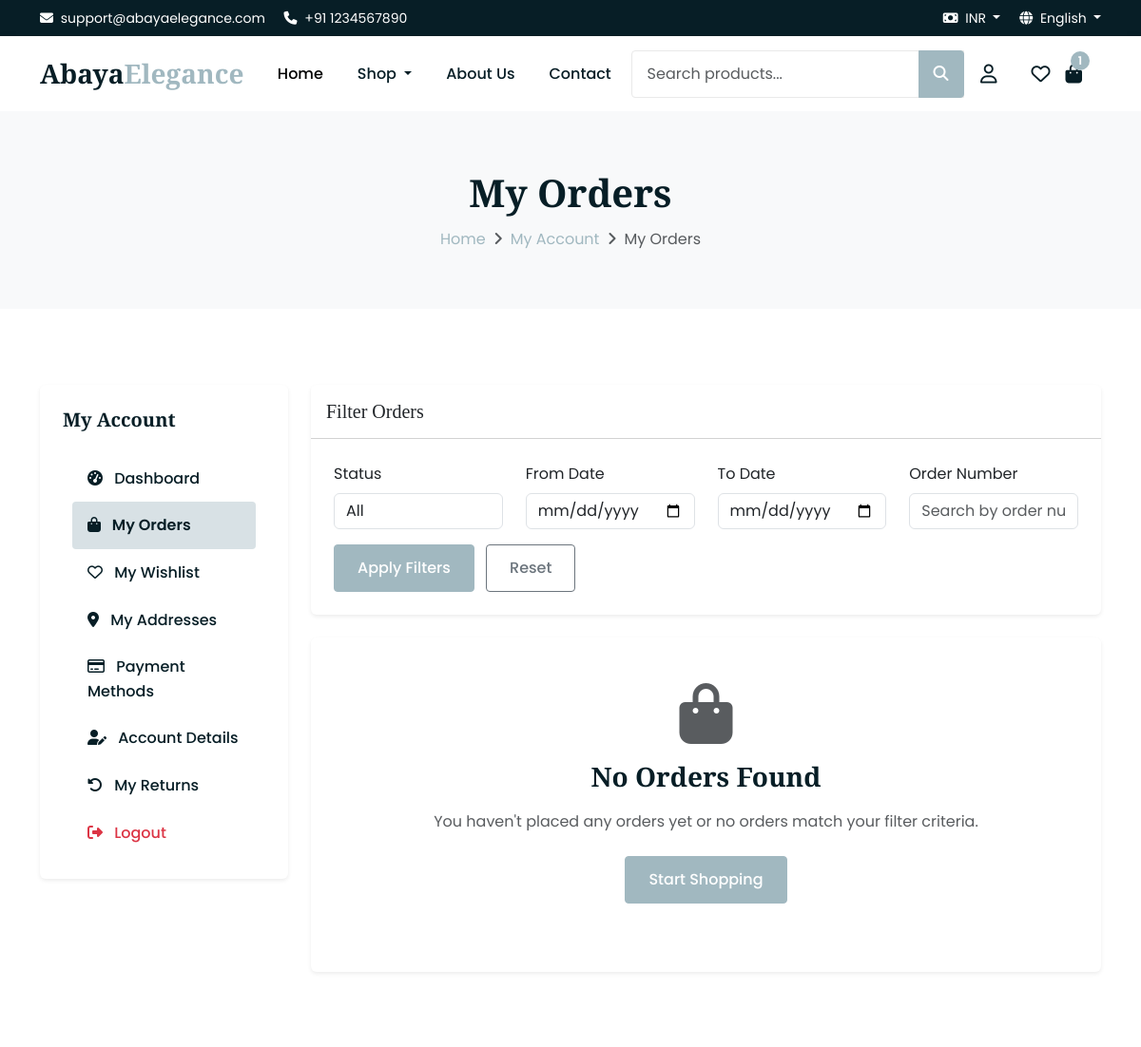
Page /orders/history/ (signed in, upper part) on the earlier database version.
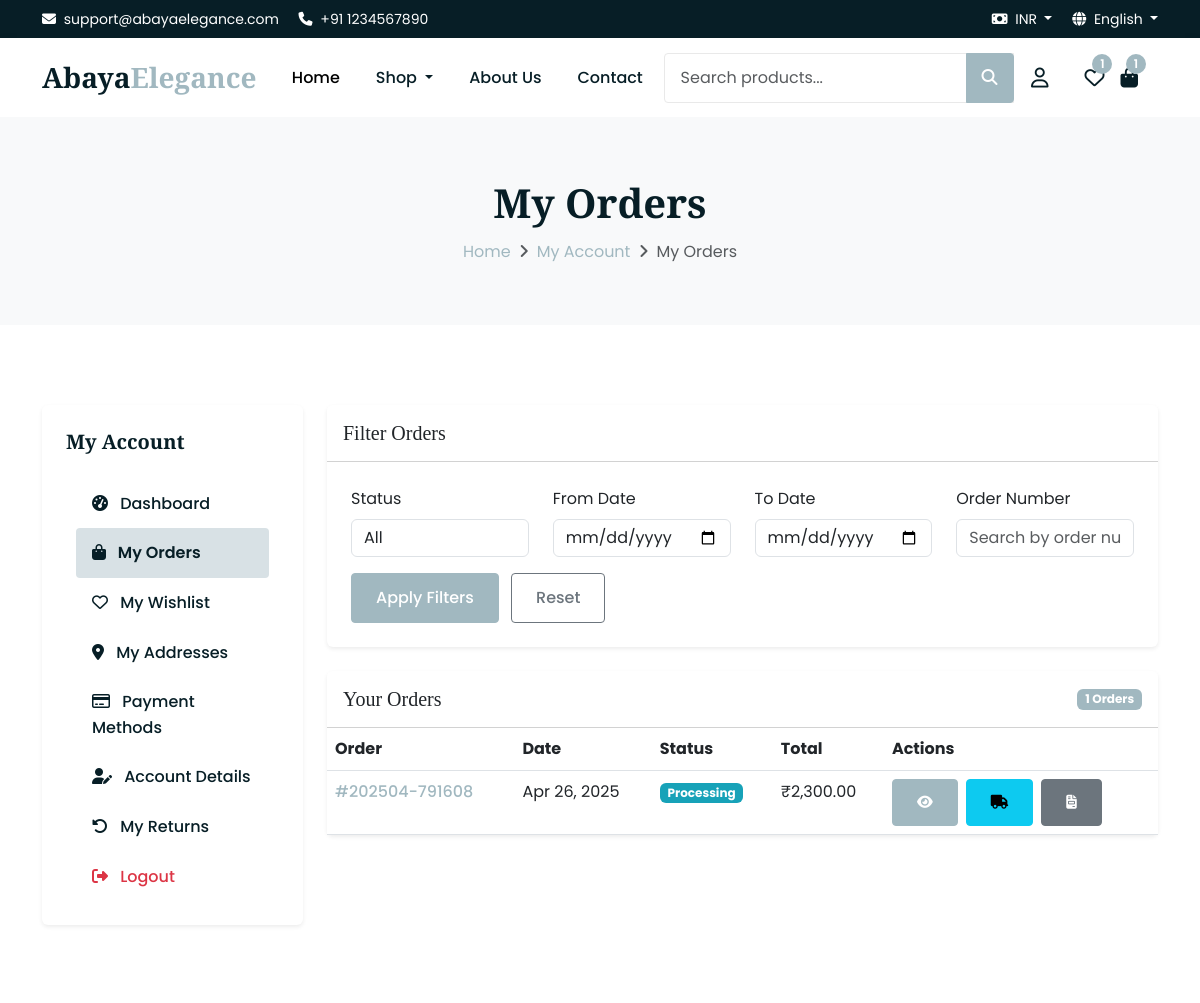
Same page on the later database version.
### orders/models.py (models this page shows, shortened)
class Order(models.Model):
    ORDER_STATUS_CHOICES = (
        ('PENDING', 'Pending'),
        ('PROCESSING', 'Processing'),
        ('SHIPPED', 'Shipped'),
        ('DELIVERED', 'Delivered'),
        ('CANCELLED', 'Cancelled'),
        ('REFUNDED', 'Refunded'),
        ('ON_HOLD', 'On Hold'),
        ('COMPLETED', 'Completed'),
    )
    PAYMENT_STATUS_CHOICES = (
        ('PENDING', 'Pending'),
        ('PAID', 'Paid'),
        ('FAILED', 'Failed'),
        ('REFUNDED', 'Refunded'),
        ('PARTIALLY_REFUNDED', 'Partially Refunded'),
    )
    id = models.UUIDField(primary_key=True, default=uuid.uuid4, editable=False)
    user = models.ForeignKey(User, on_delete=models.CASCADE, related_name='orders')
    order_number = models.CharField(max_length=50, unique=True)
    currency = models.ForeignKey(Currency, on_delete=models.PROTECT)
    shipping_address = models.ForeignKey('users.Address', on_delete=models.PROTECT, related_name='shipping_orders')
    billing_address = models.ForeignKey('users.Address', on_delete=models.PROTECT, related_name='billing_orders')
    subtotal = models.DecimalField(max_digits=10, decimal_places=2)
    shipping_amount = models.DecimalField(max_digits=10, decimal_places=2)
    tax_amount = models.DecimalField(max_digits=10, decimal_places=2)
    discount_amount = models.DecimalField(max_digits=10, decimal_places=2, default=0)
    total = models.DecimalField(max_digits=10, decimal_places=2)
    coupon = models.ForeignKey('Coupon', on_delete=models.SET_NULL, blank=True, null=True)
    notes = models.TextField(blank=True, null=True)
    status = models.CharField(max_length=20, choices=ORDER_STATUS_CHOICES, default='PENDING')
    payment_status = models.CharField(max_length=20, choices=PAYMENT_STATUS_CHOICES, default='PENDING')
    created_at = models.DateTimeField(auto_now_add=True)
    updated_at = models.DateTimeField(auto_now=True)
    class Meta:
        verbose_name = 'Order'
        verbose_name_plural = 'Orders'
        ordering = ['-created_at']

### products/models.py (models this page shows, shortened)
class Currency(models.Model):
    id = models.UUIDField(primary_key=True, default=uuid.uuid4, editable=False)
    code = models.CharField(max_length=3, unique=True)
    name = models.CharField(max_length=100)
    symbol = models.CharField(max_length=10)
    exchange_rate = models.DecimalField(max_digits=10, decimal_places=6)
    is_default = models.BooleanField(default=False)
    is_active = models.BooleanField(default=True)
    created_at = models.DateTimeField(auto_now_add=True)
    updated_at = models.DateTimeField(auto_now=True)
    class Meta:
        verbose_name = 'Currency'
        verbose_name_plural = 'Currencies'
        ordering = ['-is_default', 'code']

### orders/views.py (the view)
# urls.py: path('history/', views.order_history, name='order_history'),
@login_required
def order_history(request):
    orders = Order.objects.filter(user=request.user).order_by('-created_at')
    form = OrderFilterForm(request.GET)
    if form.is_valid():
        status = form.cleaned_data.get('status')
        date_from = form.cleaned_data.get('date_from')
        date_to = form.cleaned_data.get('date_to')
        order_number = form.cleaned_data.get('order_number')
        if status:
            orders = orders.filter(status=status)
        if date_from:
            orders = orders.filter(created_at__gte=date_from)
        if date_to:
            orders = orders.filter(created_at__lte=date_to)
        if order_number:
            orders = orders.filter(order_number__icontains=order_number)
    paginator = Paginator(orders, 10)  # Show 10 orders per page
    page = request.GET.get('page')
    try:
        orders = paginator.page(page)
    except PageNotAnInteger:
        orders = paginator.page(1)
    except EmptyPage:
        orders = paginator.page(paginator.num_pages)
    return render(request, 'orders/order_history.html', {
        'orders': orders,
        'form': form
    })

### orders/forms.py
class OrderFilterForm(forms.Form):
    ORDER_STATUS_CHOICES = [('', 'All')] + list(Order.ORDER_STATUS_CHOICES)
    status = forms.ChoiceField(
        required=False,
        choices=ORDER_STATUS_CHOICES,
        widget=forms.Select(attrs={'class': 'form-control'})
    )
    date_from = forms.DateField(
        required=False,
        widget=forms.DateInput(attrs={'class': 'form-control', 'type': 'date'})
    )
    date_to = forms.DateField(
        required=False,
        widget=forms.DateInput(attrs={'class': 'form-control', 'type': 'date'})
    )
    order_number = forms.CharField(
        required=False,
        widget=forms.TextInput(attrs={'class': 'form-control', 'placeholder': 'Search by order number'})
    )

### carts/models.py (called while the page is built)
    def get_total_price(self):
        return sum(item.get_total_price() for item in self.items.all())

    def get_item_count(self):
        return sum(item.quantity for item in self.items.all())

    def get_total_price(self):
        return self.product.get_active_price() * self.quantity

    def get_item_count(self):
        return self.items.count()

### products/models.py (called while the page is built)
    def get_active_price(self):
        return self.sale_price if self.sale_price else self.price

### templates/orders/order_history.html (shortened to what the changed rows need)
{% extends 'base.html' %}
{% load static %}
{% load currency_filters %}
{% load custom_tags %}
{% block content %}
<div class="breadcrumb-section">
    <div class="container">
        <div class="row">
            <div class="col-12 text-center">
                <h1 class="breadcrumb-title">My Orders</h1>
            </div>
        </div>
    </div>
</div>
<section class="section-padding">
    <div class="container">
        <div class="row">
            <div class="col-lg-9">
                {% if orders %}
                <div class="card border-0 shadow-sm">
                    <div class="card-header bg-white py-3">
                        <div class="d-flex justify-content-between align-items-center">
                            <h4 class="mb-0 h5">Your Orders</h4>
                            <span class="badge bg-primary">{{ orders.paginator.count }} Orders</span>
                        </div>
                    </div>
                    <div class="card-body p-0">
                        <div class="table-responsive">
                            <table class="table mb-0">
                                <thead class="bg-light">
                                    <tr>
                                        <th>Order</th>
                                        <th>Date</th>
                                        <th>Status</th>
                                        <th>Total</th>
                                        <th>Actions</th>
                                    </tr>
                                </thead>
                                <tbody>
                                    {% for order in orders %}
                                    <tr>
                                        <td>
                                            <a href="{% url 'order_detail' order.order_number %}" class="fw-medium text-primary">
                                                #{{ order.order_number }}
                                            </a>
                                        </td>
                                        <td>{{ order.created_at|date:"M d, Y" }}</td>
                                        <td>
                                            <span class="badge bg-{{ order.status|lower }}">{{ order.get_status_display }}</span>
                                        </td>
                                        <td>{{ order.total|currency }}</td>
                                        <td>
                                            <div class="d-flex gap-2">
                                                <a href="{% url 'order_detail' order.order_number %}" class="btn btn-sm btn-primary" data-bs-toggle="tooltip" title="View Order">
                                                    <i class="fas fa-eye"></i>
                                                </a>
                                                {% if order.status == 'SHIPPED' or order.status == 'PROCESSING' %}
                                                <a href="{% url 'order_tracking' order.order_number %}" class="btn btn-sm btn-info" data-bs-toggle="tooltip" title="Track Order">
                                                    <i class="fas fa-truck"></i>
                                                </a>
                                                {% endif %}
                                                <a href="{% url 'order_invoice' order.order_number %}" class="btn btn-sm btn-secondary" data-bs-toggle="tooltip" title="View Invoice">
                                                    <i class="fas fa-file-invoice"></i>
                                                </a>
                                            </div>
                                        </td>
                                    </tr>
                                    {% endfor %}
                                </tbody>
                            </table>
                        </div>
                    </div>
                </div>
                {% else %}
                <div class="card border-0 shadow-sm">
                    <div class="card-body p-5 text-center">
                        <div class="empty-orders mb-4">
                            <i class="fas fa-shopping-bag fa-4x text-muted mb-3"></i>
                            <h3>No Orders Found</h3>
                            <p class="text-muted mb-4">You haven't placed any orders yet or no orders match your filter criteria.</p>
                            <a href="{% url 'product_list' %}" class="btn btn-primary">Start Shopping</a>
                        </div>
                    </div>
                </div>
                {% endif %}
            </div>
        </div>
    </div>
</section>
{% endblock %}

### templates/includes/header.html (shortened to what the changed rows need)
<header>
    <nav class="navbar navbar-expand-lg navbar-light bg-white">
        <div class="container">
            <div class="collapse navbar-collapse" id="navbarMain">
                <div class="d-none d-lg-flex header-icons ms-lg-3">
                    <a href="{% url 'wishlist_detail' %}" class="header-icon me-3 position-relative">
                        <i class="far fa-heart"></i>
                        {% if wishlist_count > 0 %}
                        <span class="badge">{{ wishlist_count }}</span>
                        {% endif %}
                    </a>
                </div>
            </div>
        </div>
    </nav>
</header>

Differences in the rows shown:
added Order: order_number "202504-791608", created_at "Apr 26, 2025", status "Processing", total "₹2,300.00"
Other differences:
{{ wishlist_count }}: (not shown) → "1"
{{ orders.paginator.count }}: (not shown) → "1"
text no longer shown: "No Orders Found You haven't placed any orders yet or no orders match your filter criteria. Start Shopping"
text now shown: "Your Orders Orders Order Date Status Total Actions"
